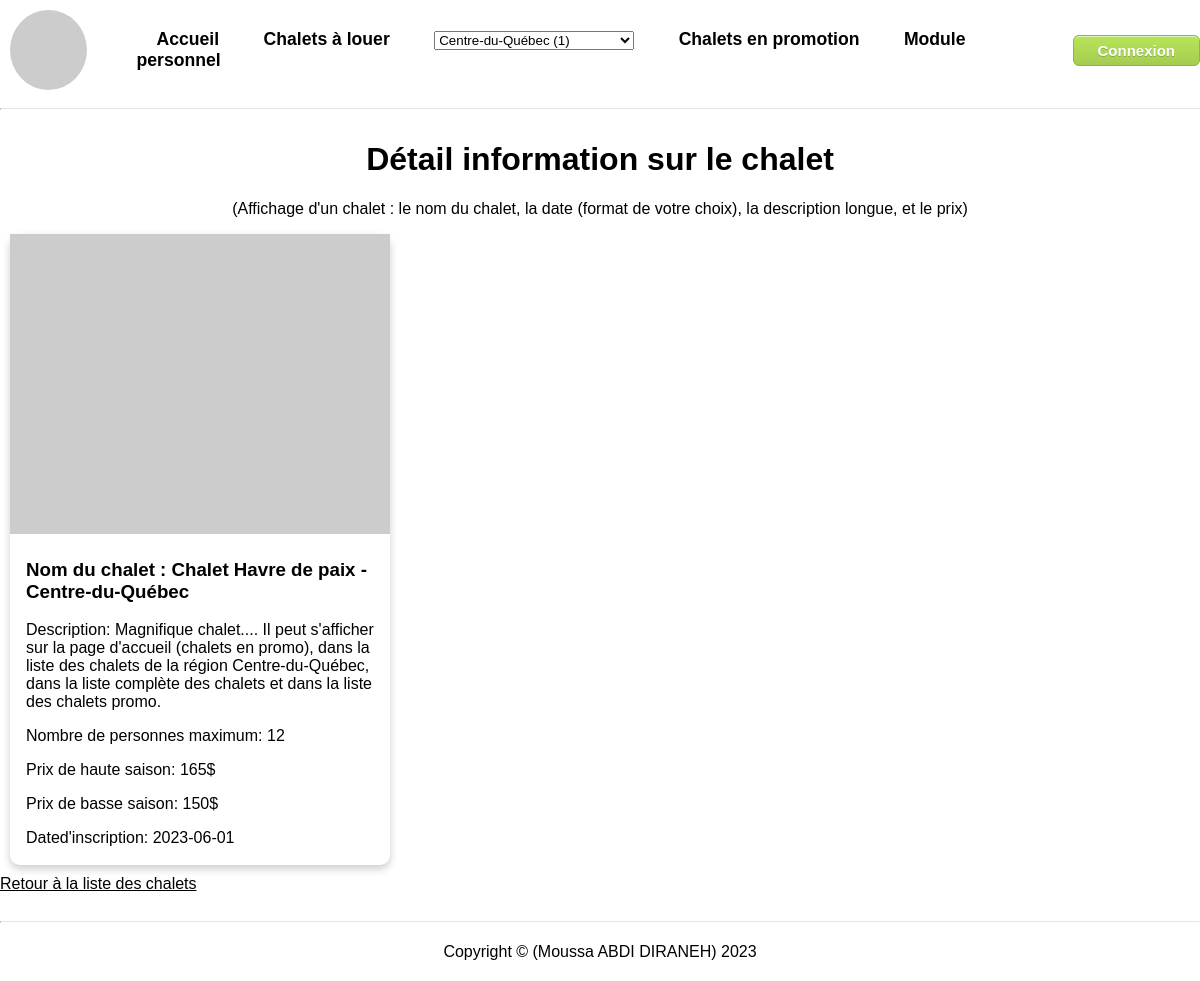
The app's page /fiche_chalet.php?id=1 with its own data.
### tables this page shows
CREATE TABLE `chalets` (
  `id` int NOT NULL,
  `nom` varchar(50) NOT NULL,
  `description` text NOT NULL,
  `personnes_max` int NOT NULL,
  `prix_haute_saison` int NOT NULL,
  `prix_basse_saison` int NOT NULL,
  `actif` tinyint(1) NOT NULL,
  `promo` tinyint(1) NOT NULL,
  `date_inscription` date NOT NULL,
  `fk_region` int NOT NULL,
  `id_picsum` int NOT NULL
);

### controleurs/regions.php (called while the page is built, shortened)
<?php
require_once './modeles/regions.php';
class ControleurRegions {
    function afficherListeDeroulanteRegions() {
        $regions = modele_region::ObtenirTous();
        require './vues/regions/liste-deroulante.php';
    }
}
?>

### modeles/regions.php (called while the page is built, shortened)
<?php
class modele_region {
    public function __construct($id, $nom) {
        $this->id = $id;
        $this->nom = $nom;
    }
    static function connecter() {
        $mysqli = new mysqli(Db::$host, Db::$username, Db::$password, Db::$database);
        return $mysqli;
    }
    public static function ObtenirTous() {
        $liste = [];
        $mysqli = self::connecter();
        $resultatRequete = $mysqli->query("SELECT id, nom FROM regions ORDER BY nom");
        if(is_array($resultatRequete) || is_object($resultatRequete)){
        foreach ($resultatRequete as $enregistrement) {
            $liste[] = new modele_region($enregistrement['id'], $enregistrement['nom']);
        }}
        return $liste;
    }
}
?>

### modeles/chalets.php (called while the page is built, shortened)
<?php
class modele_chalet {
    public function __construct($id, $nom, $description,$personnes_max, $prix_haute_saison, $prix_basse_saison,  $actif, $promo, $date_inscription) {
        $this->nom = $nom;
        $this->description = $description;
        $this->personnes_max = $personnes_max;
        $this->prix_haute_saison = $prix_haute_saison;
        $this->prix_basse_saison = $prix_basse_saison;
        $this->date_inscription = $date_inscription;
    }
    static function connecter() {
        $mysqli = new mysqli(Db::$host, Db::$username, Db::$password, Db::$database);
        return $mysqli;
    }
    public static function ObtenirUn($id) {
        $mysqli = self::connecter();
        if ($requete = $mysqli->prepare("SELECT * FROM chalets WHERE id=?")) {
            $requete->bind_param("i", $id);
            $requete->execute();
            $result = $requete->get_result();
            if($enregistrement = $result->fetch_assoc()) {
                $chalet = new modele_chalet($enregistrement['id'], $enregistrement['nom'], $enregistrement['description'], $enregistrement['personnes_max'], $enregistrement['prix_haute_saison'], $enregistrement['prix_basse_saison'], $enregistrement['actif'], $enregistrement['promo'], $enregistrement['date_inscription']);
            } else {
                return null;
            }
        } else {
            echo "Une erreur a été détectée dans la requête utilisée : ";
            echo $mysqli->error;
            return null;
        }
        return $chalet;
    }
}
?>

### vues/regions/liste-deroulante.php (the view)
<select id="region_id" name="region_id">
    <?php
        foreach ($regions as $region) {
    ?>
        <option value="<?= $region->id ?>">
             <?= $region->nom ?> (<?= $region->id ?>)
        </option>
    <?php
        }
    ?>
</select>

### vues/chalets/fiche.php
<div class="card">
  <img src="https://picsum.photos/200" alt="une photo aléatoire">
  <div class="container">
    <h3><b>Nom du chalet : <?= $chalet->nom ?></b></h3>
    <p>Description: <?= $chalet->description ?></p>
    <p>Nombre de personnes maximum: <?= $chalet->personnes_max ?></p>
    <p>Prix de haute saison: <?= $chalet->prix_haute_saison ?>$</p>
    <p>Prix de basse saison: <?= $chalet->prix_basse_saison ?>$</p>
    <p>Dated'inscription: <?= $chalet->date_inscription ?></p>
  </div>
</div>

### css/styles.css (style rules this page uses)
html { margin: 0; padding: 0; }
body { margin: 100px 0 0 0; padding: 20px 0; font-family: Arial, sans-serif; }
.light-mode, .light-mode a, .light-mode header { background-color: white; color: black; }
.card { width: 380px; border-radius: 10px; box-shadow: 0 4px 8px 0 rgba(0, 0, 0, 0.2); transition: 0.3s; margin: 10px; }
.card img { width: 100%; height: 300px; object-fit: cover; }
.card .container { padding: 2px 16px; }
.card .container { margin-bottom: 10px; }

### records on screen
chalets: nom "Chalet Havre de paix - Centre-du-Québec", description "Magnifique chalet.... Il peut s'afficher sur la page d'accueil (chalets en promo), dans la liste des chalets de la région Centre-du-Québec, dans la liste complète des chalets et dans la liste des chalets promo.", personnes_max "12", prix_haute_saison "165", prix_basse_saison "150", date_inscription "2023-06-01"

### other values on screen
form field region_id "Centre-du-Québec (1)"
